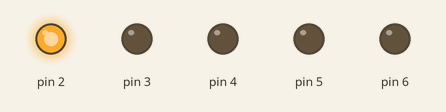
Simulated run of this sketch. Board: Arduino Uno, built with avr-gcc and run on an emulated ATmega328P. Parts: output pins drawn as LEDs (lit = HIGH).

Above: at 0.05 s.
At 0.75 s:
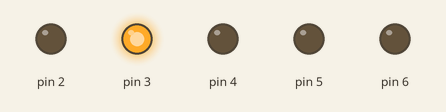
At 1.45 s:
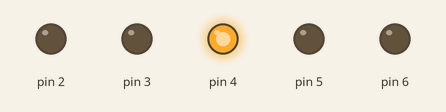
At 2.15 s:
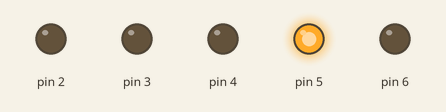
At 2.85 s:
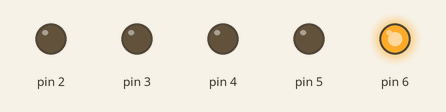
Timing chart, 0 to 3.1 s (numbered marks = the images above):
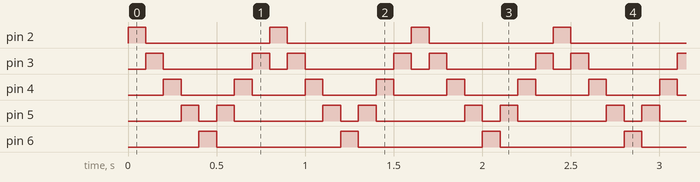

The sketch:

Projet9.ino
```cpp
int pinLed[5];
int longueur = 5;

void setup()
{
  for (int i = 0; i < longueur; i++)    //Je range les pin dans le tableau pinLed
    {
        pinLed[i] = i + 2;
    }

    for (int i = 0; i < longueur; i++)    //J'active mes pins
    {
        pinMode(pinLed[i], OUTPUT);
    }
}

void loop()
{
    for (int i = 0; i < longueur; i++)    //Je m'assure que mes leds sont éteintes au démarrage
    {
        digitalWrite(pinLed[i], LOW);
    }

    for (int i = 0; i <= longueur - 2; i++)    //J'allume les leds dans l'ordre de 1 à 4
    {
        digitalWrite(pinLed[i], HIGH);
        delay(100);
        digitalWrite (pinLed[i], LOW);
    }

    for (int i = longueur - 1; i >= 1; i--)    //J'allume les leds dans l'ordre de 5 à 2
    {
        digitalWrite(pinLed[i], HIGH);
        delay(100);
        digitalWrite (pinLed[i], LOW);
    }
}
```

Measured:
- by itself, pin 2, pin 6: alternates HIGH for 0.10 s and LOW for 0.70 s
- by itself, pin 3: repeats every 0.80 s: LOW 0.50 s, HIGH 0.10 s, LOW 0.10 s, HIGH 0.10 s
- by itself, pin 4: alternates HIGH for 0.10 s and LOW for 0.30 s
- by itself, pin 5: repeats every 0.80 s: LOW 0.10 s, HIGH 0.10 s, LOW 0.50 s, HIGH 0.10 s
